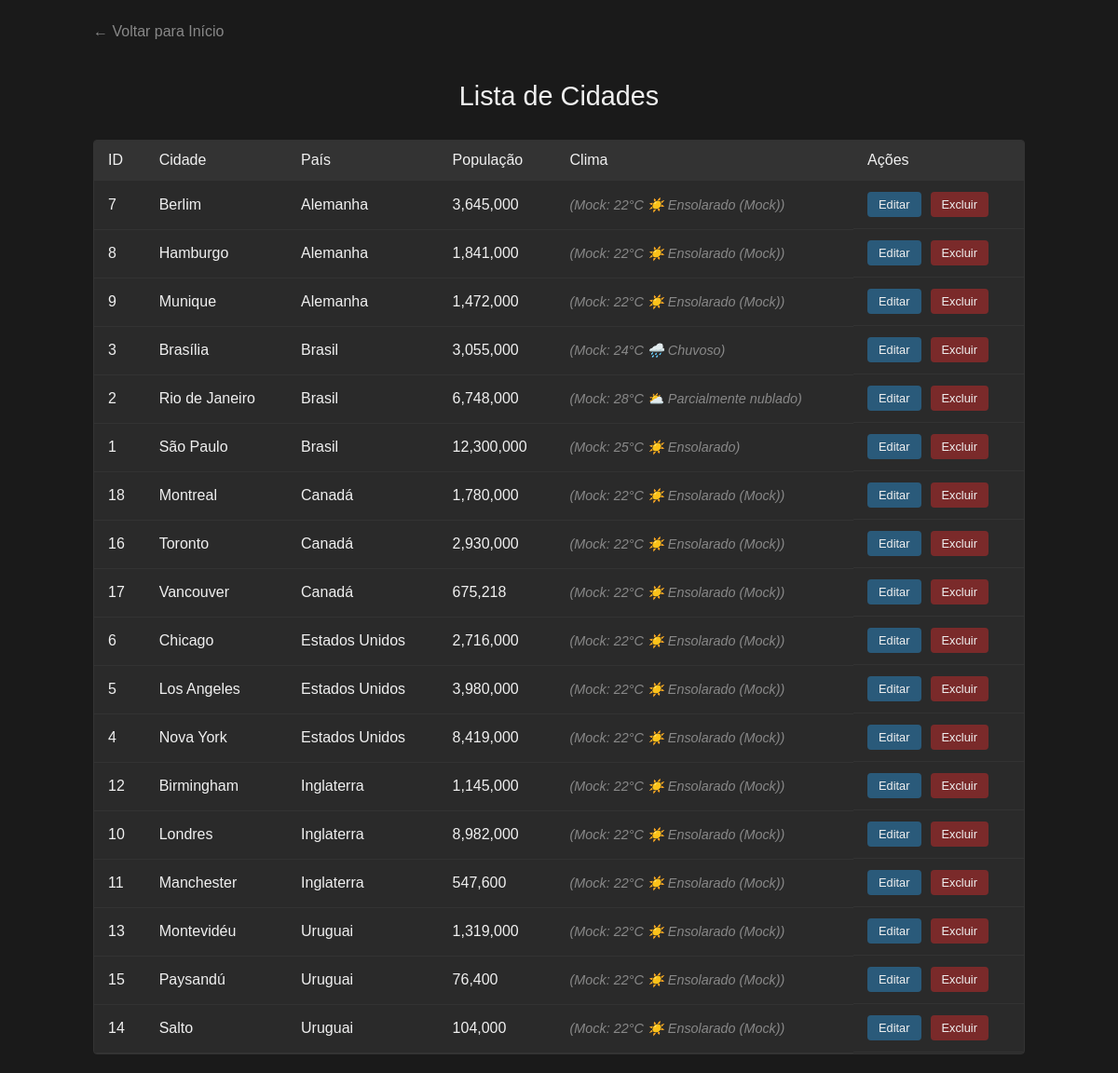
Screenshot of /crud/listar_cidades.php with the database file from the repository.
### tables this page shows
CREATE TABLE cidades (
  id_cidade INT AUTO_INCREMENT PRIMARY KEY,
  nome VARCHAR(100) NOT NULL,
  populacao BIGINT DEFAULT NULL,
  id_pais INT NOT NULL,
  CONSTRAINT fk_cidade_pais FOREIGN KEY (id_pais)
    REFERENCES paises(id_pais)
    ON UPDATE CASCADE
    ON DELETE RESTRICT
);

CREATE TABLE paises (
  id_pais INT AUTO_INCREMENT PRIMARY KEY,
  nome VARCHAR(100) NOT NULL,
  continente VARCHAR(50) NOT NULL,
  populacao BIGINT DEFAULT NULL,
  idioma VARCHAR(100) NOT NULL
);

### crud/listar_cidades.php (the view, shortened to what this page needs)
<?php
include 'php/conexao.php';
$sql = "SELECT c.*, p.nome as pais_nome
        FROM cidades c
        JOIN paises p ON c.id_pais = p.id_pais
        ORDER BY p.nome, c.nome";
$result = $conn->query($sql);
?>
<!DOCTYPE html>
<html lang="pt-br">
<head>
</head>
<body>
    <div class="container">
        <a href="index.php" class="back-button">← Voltar para Início</a>
        <h1>Lista de Cidades</h1>
        <?php
        if ($result->num_rows > 0) {
        ?>
        <div class="table-container">
            <table>
                <thead>
                    <tr>
                        <th>ID</th>
                        <th>Cidade</th>
                        <th>País</th>
                        <th>População</th>
                        <th>Clima</th>
                        <th>Ações</th>
                    </tr>
                </thead>
                <tbody>
                    <?php
                    while($row = $result->fetch_assoc()) {
                    ?>
                    <tr>
                        <td><?php echo $row['id_cidade']; ?></td>
                        <td><?php echo htmlspecialchars($row['nome']); ?></td>
                        <td><?php echo htmlspecialchars($row['pais_nome']); ?></td>
                        <td><?php echo $row['populacao'] ? number_format($row['populacao']) : 'N/A'; ?></td>
                        <td class="weather" id="weather-<?php echo $row['id_cidade']; ?>">
                        </td>
                        <td class="actions">
                            <a href="editar_cidade.php?id=<?php echo $row['id_cidade']; ?>" class="btn btn-edit">Editar</a>
                            <a href="php/excluir_cidade.php?id=<?php echo $row['id_cidade']; ?>" class="btn btn-delete"
                               onclick="return confirm('Tem certeza que deseja excluir esta cidade?')">Excluir</a>
                        </td>
                    </tr>
                    <?php } ?>
                </tbody>
            </table>
        </div>
        <?php
        } else {
            echo '<div style="text-align: center; padding: 40px; color: #888;">Nenhuma cidade cadastrada.</div>';
        }
        ?>
    </div>
</body>
</html>

### crud/listar_cidades.php (style rules this page uses)
body { background-color: #1a1a1a; color: #f0f0f0; margin: 0; padding: 20px; font-family: Arial, sans-serif; }
.container { max-width: 1000px; margin: 0 auto; }
h1 { text-align: center; margin-bottom: 30px; font-weight: normal; font-size: 1.8rem; }
.back-button { display: inline-block; margin-bottom: 20px; color: #888; text-decoration: none; padding: 5px 0; }
.btn { padding: 6px 12px; border: none; border-radius: 4px; text-decoration: none; color: #f0f0f0; font-size: 0.8rem; cursor: pointer; transition: all 0.3s ease; }
.btn-edit { background-color: #2a5a7a; }
.btn-delete { background-color: #7a2a2a; }
.table-container { background-color: #2a2a2a; border: 1px solid #333; border-radius: 4px; overflow: hidden; }
table { width: 100%; border-collapse: collapse; }
th, td { padding: 12px 15px; text-align: left; border-bottom: 1px solid #333; }
th { background-color: #333; color: #f0f0f0; font-weight: normal; }
.actions { display: flex; gap: 10px; }
.weather { font-size: 0.9rem; color: #4a9a4a; }

### rows the page displays
cidades: id_cidade "7", nome "Berlim", id_pais.nome "Alemanha", populacao "3,645,000"
cidades: id_cidade "8", nome "Hamburgo", id_pais.nome "Alemanha", populacao "1,841,000"
cidades: id_cidade "9", nome "Munique", id_pais.nome "Alemanha", populacao "1,472,000"
cidades: id_cidade "3", nome "Brasília", id_pais.nome "Brasil", populacao "3,055,000"
cidades: id_cidade "2", nome "Rio de Janeiro", id_pais.nome "Brasil", populacao "6,748,000"
cidades: id_cidade "1", nome "São Paulo", id_pais.nome "Brasil", populacao "12,300,000"
cidades: id_cidade "18", nome "Montreal", id_pais.nome "Canadá", populacao "1,780,000"
cidades: id_cidade "16", nome "Toronto", id_pais.nome "Canadá", populacao "2,930,000"
cidades: id_cidade "17", nome "Vancouver", id_pais.nome "Canadá", populacao "675,218"
cidades: id_cidade "6", nome "Chicago", id_pais.nome "Estados Unidos", populacao "2,716,000"
cidades: id_cidade "5", nome "Los Angeles", id_pais.nome "Estados Unidos", populacao "3,980,000"
cidades: id_cidade "4", nome "Nova York", id_pais.nome "Estados Unidos", populacao "8,419,000"
cidades: id_cidade "12", nome "Birmingham", id_pais.nome "Inglaterra", populacao "1,145,000"
cidades: id_cidade "10", nome "Londres", id_pais.nome "Inglaterra", populacao "8,982,000"
cidades: id_cidade "11", nome "Manchester", id_pais.nome "Inglaterra", populacao "547,600"
cidades: id_cidade "13", nome "Montevidéu", id_pais.nome "Uruguai", populacao "1,319,000"
cidades: id_cidade "15", nome "Paysandú", id_pais.nome "Uruguai", populacao "76,400"
cidades: id_cidade "14", nome "Salto", id_pais.nome "Uruguai", populacao "104,000"
